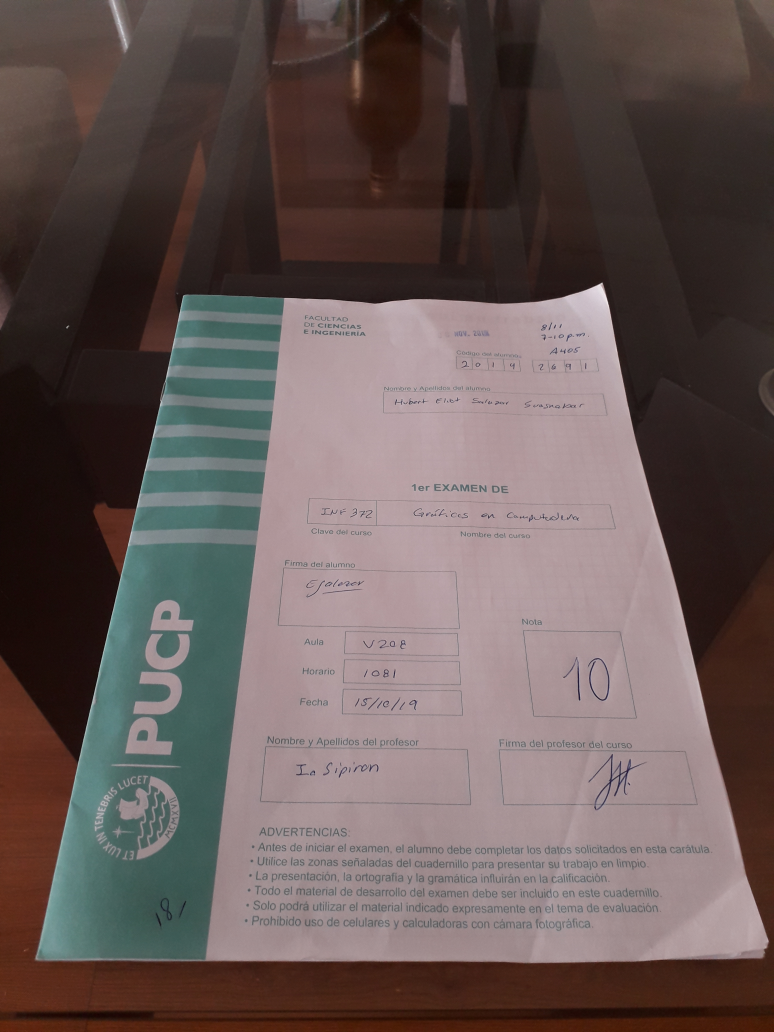
#> input picture Notebooks/documento.jpg, 3096 x 4128 px (shown at 1/4 size)
$ jupyter execute --allow-errors 03_Transformaciones_Geometricas_Features.ipynb   (shell and % lines are left out)
#> lines starting #> are read from the running program, lines starting #| are printed output that depends on the picture
# Transformaciones Geométricas

En este notebook aprenderás como implementar transformaciones geométricas sobre una imagen.

## Rotación

Operaciones comunes en visión artificial son transformar las imágenes. Veamos como rotamos una imagen usando una matriz de transformación e
interpolación bilineal.

[cell 1]
import cv2
import numpy as np
import math
import plotly.express as px
import plotly

[cell 2]
"""
Recibe:
- I: Imagen de entrada (matriz de numpy)
- coord: coordenada transformada

Hace:
- Revisa si el punto está dentro de la imagen (si no, devuelve negro).
- Busca los 4 píxeles vecinos alrededor de la cordenada real.
- Interpola bilinealmente (en x e y).

Devuelve: Coordenanda interpolada bilinealmente
"""

# [27 lines left out: function interpolar, not called in this run]

[cell 3]
"""
Recibe:
- I: Imagen de entrada (matriz de numpy)
- centro: punto alrededor del cual rotamos (x,y)
- angulo: ángulo de rotación
- dim_salida: tamaño de salida de la imagen

Hace:
- Transformaciones geométricas con matrices homogenéas (3x3).
- Mapeo inverso con interpolación para evitar huecos
(¿de qué posición de la entrada proviene este píxel?).

Devuelve: Imagen rotada y escalada
"""

# [43 lines left out: function rotarImagen, not called in this run]

[cell 4]
im = cv2.imread('Imagenes/cameraman.tif',cv2.IMREAD_GRAYSCALE)

#> (the rest of this cell did not finish here and is left out)

#> (a cell that did not finish here is left out)

Podemos aplicar implementaciones más eficientes como las de OpenCV. Por ejemplo, veamos cómo escalar y rotar una imagen.

Para el escalamiento, se utiliza interpolación bicúbica: Calcula para cada nuevo píxel como una combinación de los 16 píxeles vecinos más cercanos. Da resultados más suaves que la interpolación bilineal.

[cell 6]
img = cv2.imread('Imagenes/cameraman.tif')
#> (the rest of this cell did not finish here and is left out)

Y la operación de rotación.

#> (a cell that did not finish here is left out)

## Ejercicio

* Crear una función que realice un flip horizontal sobre una imagen.
* Crear una función que realice un flip vertical sobre una imagen.

[cell 8]
img = cv2.imread('Imagenes/cameraman.tif', 0)

#> (the rest of this cell did not finish here and is left out)

#> (a cell that did not finish here is left out)

#> (a cell that did not finish here is left out)

## Perspectiva

[cell 11]
#Leemos la imagen a corregir
img = cv2.imread('documento.jpg')
#> img is the input picture: shape (4128, 3096, 3); mean B, G, R 85.3, 87.4, 101.7
img = img[:,:,::-1]

fig = px.imshow(img)
fig.show()

[http://jlouthan.github.io/perspective-transform/examples/test-ui/index.html](http://jlouthan.github.io/perspective-transform/examples/test-ui/index.html)

[cell 12]
# Definimos los puntos de las esquinas del papel
# Dibujamos los puntos y el poligono en la imagen
puntos = np.float32([[750,1190],[2400,1190],[2990,3763],[180,3763]])

imgDibujo = img.copy()

for i in range(0, 4):
  cv2.circle(imgDibujo, tuple(puntos[i].astype(int)), 30, (255,0,0), -1)

pts = puntos.reshape((-1,1,2))
cv2.polylines(imgDibujo, [pts.astype(np.int32)], True, (0,255,0), thickness=10)

fig = px.imshow(imgDibujo)
fig.show()

[cell 13]
width = 500
height = 700

# Definimos la transformacion en base a la imagen de recuperación
dst = np.float32([[0,0],[width,0],[width,height],[0,height]])

# Calcular la transformación
M = cv2.getPerspectiveTransform(puntos, dst)
#> M = [[0.449, 0.0995, -455.1], [2.28e-16, 0.687, -817], [1.47e-19, 0.000405, 1]]

# Aplicación la transformación
warp = cv2.warpPerspective(img, M, (width, height))
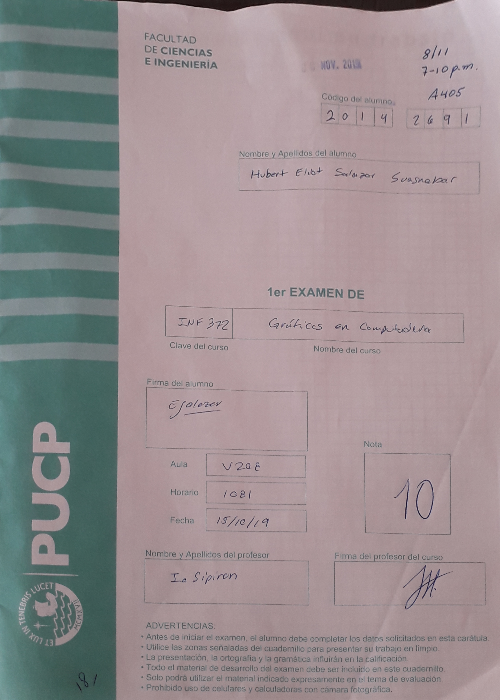
#> warp: shape (700, 500, 3); mean R, G, B 151.3, 141.7, 143.6

px.imshow(warp).show()

## Propuesto

Utilizando la transformación de perspectiva, proyectar en el plano el cuadro de la siguiente imagen:

[cell 14]
img = cv2.imread("cuadro-la-mona-lisa.jpg")
#> (the rest of this cell did not finish here and is left out)

[cell 15]
puntos = np.float32([[170,140],[522,107],[505,643],[161,616]])

#> (the rest of this cell did not finish here and is left out)

[cell 16]
width = 500
height = 700

# Definimos la transformacion en base a la imagen de recuperación
dst = np.float32([[0,0],[width,0],[width,height],[0,height]])

# Calcular la transformación
M = cv2.getPerspectiveTransform(puntos, dst)
#> M = [[1.7, 0.0322, -293.6], [0.144, 1.53, -239.3], [0.00038, -3.15e-05, 1]]

# Aplicación la transformación
#> (the rest of this cell did not finish here and is left out)


$ run again, with Notebooks/dog.jpg copied over Notebooks/documento.jpg
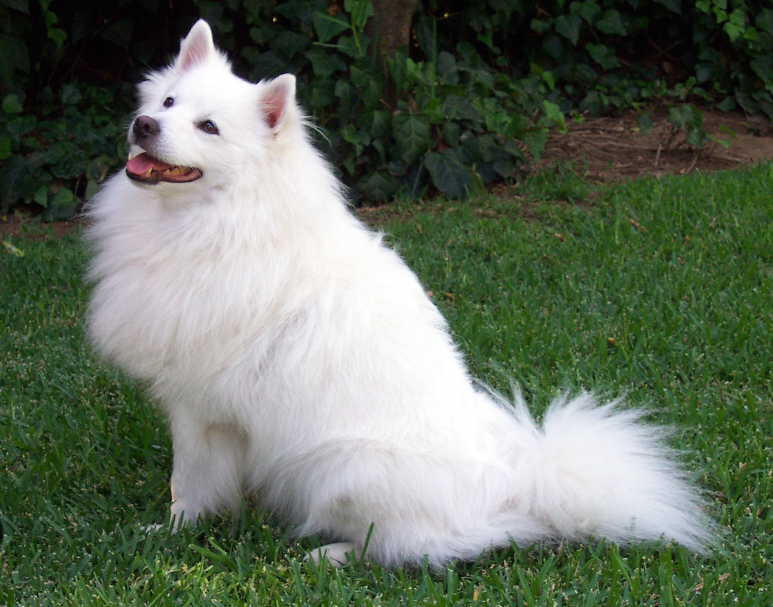
#> input picture Notebooks/dog.jpg, 1546 x 1213 px (shown at 1/2 size)
#> img is the input picture: shape (1213, 1546, 3); mean B, G, R 93.8, 110, 99.1
#> `cv2.polylines(imgDibujo, [pts.astype(np.int32)], True, (0,255,0), thic..`:
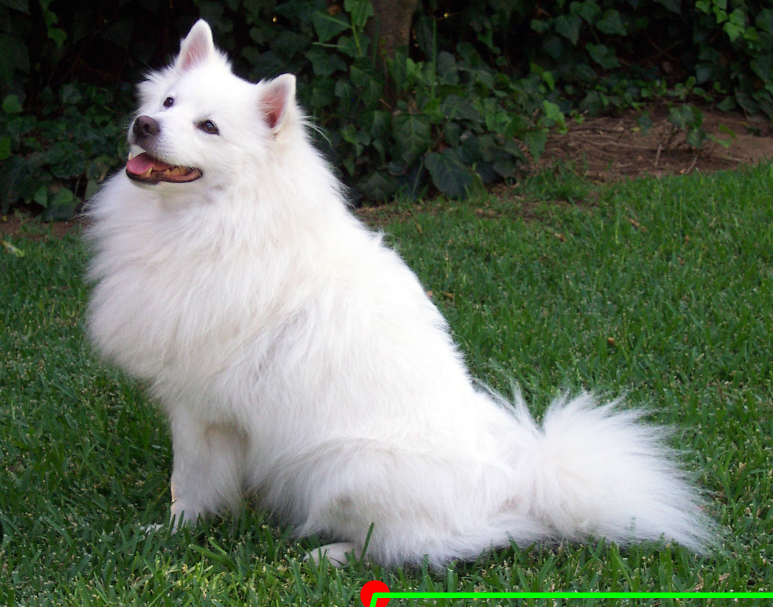
#> imgDibujo: shape (1213, 1546, 3) (shown at 1/2 size); mean R, G, B 99, 110.7, 93.5
#> `M = cv2.getPerspectiveTransform(puntos, dst)`: M = [[0.449, 0.0995, -455.1], [2.28e-16, 0.687, -817], [1.47e-19, 0.000405, 1]]
#> `warp = cv2.warpPerspective(img, M, (width, height))`:
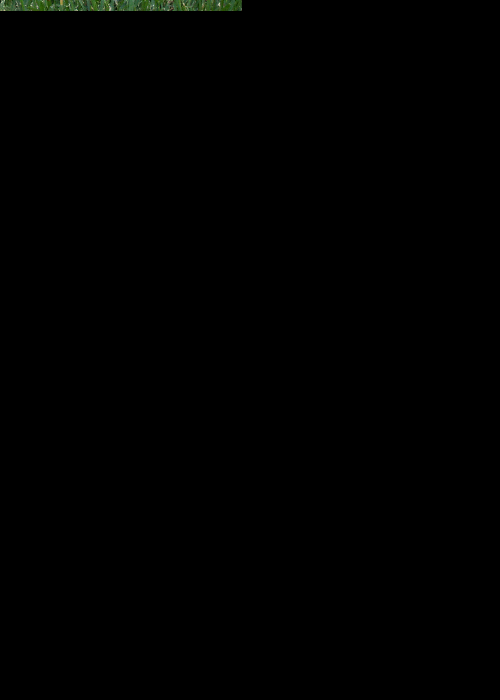
#> warp: shape (700, 500, 3); mean R, G, B 0.5, 0.7, 0.4
#> `M = cv2.getPerspectiveTransform(puntos, dst)`: M = [[1.7, 0.0322, -293.6], [0.144, 1.53, -239.3], [0.00038, -3.15e-05, 1]]
